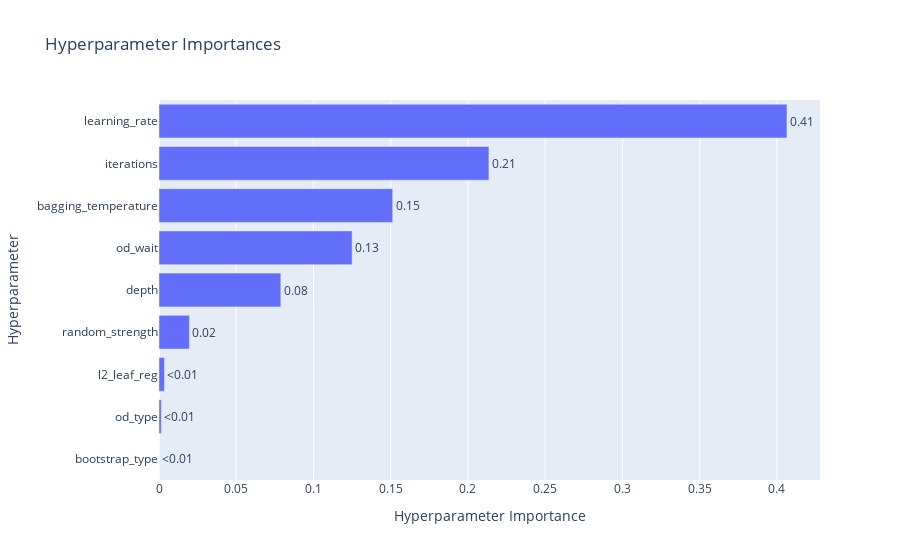

Source (notebook cell):
### Code cell
# For a 2nd pass, this plot can help us tune less parameters, and therefore arrive at an optimized model more quickly
optuna.visualization.plot_param_importances(study)

### Figure 1 — Plotly figure (JSON) as saved in the notebook; plotly's stock layout.template omitted (floating-point values rounded to 4 significant figures)
{"data": [{"cliponaxis": false, "hovertemplate": ["bootstrap_type (CategoricalDistribution): 0.0<extra></extra>", "od_type (CategoricalDistribution): 0.0014878349760998149<extra></extra>", "l2_leaf_reg (FloatDistribution): 0.003543131995495711<extra></extra>", "random_strength (FloatDistribution): 0.01969773272921903<extra></extra>", "depth (IntDistribution): 0.07887160564638204<extra></extra>", "od_wait (IntDistribution): 0.12503724767652977<extra></extra>", "bagging_temperature (FloatDistribution): 0.1512830138636755<extra></extra>", "iterations (IntDistribution): 0.2135775490251804<extra></extra>", "learning_rate (FloatDistribution): 0.4065018840874178<extra></extra>"], "name": "Objective Value", "orientation": "h", "text": ["<0.01", "<0.01", "<0.01", "0.02", "0.08", "0.13", "0.15", "0.21", "0.41"], "textposition": "outside", "type": "bar", "x": [0, 0.001488, 0.003543, 0.0197, 0.07887, 0.125, 0.1513, 0.2136, 0.4065], "y": ["bootstrap_type", "od_type", "l2_leaf_reg", "random_strength", "depth", "od_wait", "bagging_temperature", "iterations", "learning_rate"]}], "layout": {"title": {"text": "Hyperparameter Importances"}, "xaxis": {"title": {"text": "Hyperparameter Importance"}}, "yaxis": {"title": {"text": "Hyperparameter"}}}}
